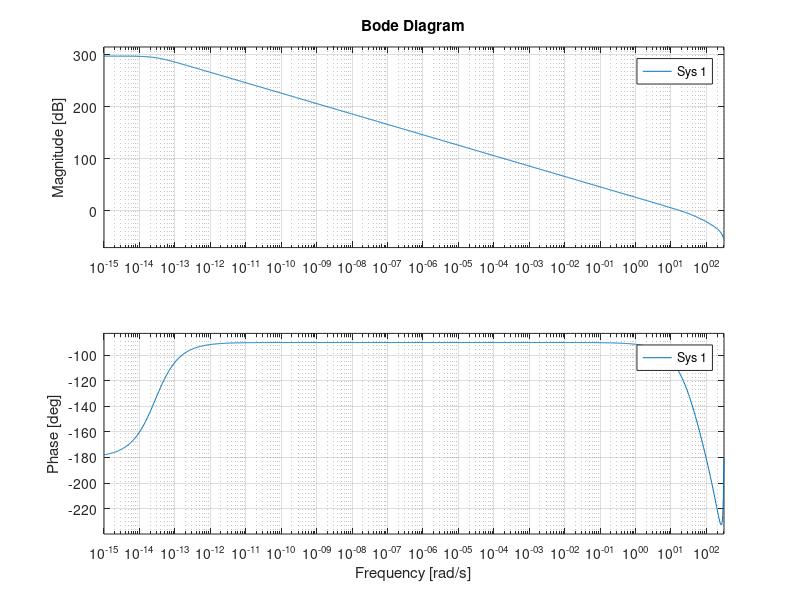

Source code (MATLAB): (Note: this script raises an error after producing the figure.)
%% 1
Ts=0.01
sys = tf(200,[1 40 0 0])
c2d(sys,Ts)

%% 2

Ts=0.01
G0z=tf([4.3e-3 3.6e-3],[1 -1.6 0.6],Ts)
Dz=tf(10,1,Ts);


r=tf([1 -1],1,Ts)
sys= G0z*r
minreal(sys)
%notesbog

%% 3
bode(G0z*Dz)

%% 4
0.5 % always

%% 5
z = sym('z')

eq=(1 -0.9*z)/(1-0.95*z)*((0.2*z/(1-z)+1)/(1+0.4* z/(1-z)))
eq = simplify(eq)
bottom =  sym2poly(subs(eq, z, 1))

%%
eq=1/(1-0.95*z)*((0.2*z/(1-z)+1)/(1+0.4* z/(1-z)))
eq = simplify(eq)
top =  sym2poly(subs(eq, z, 1))

top/bottom/2

%% 6
eq=((0.2*z/(1-z))/(1+0.4* z/(1-z)))
eq = simplify(eq)
top =  sym2poly(subs(eq, z, 1))

top/bottom/2

%% 7
%notesbog

%% 8
%when delta nda1 = delta nad1 - IF NOT IDK
nda=10
nad=12;
2^(nad-nda) %maybe its this

%% 9-13
%notesbog

%% 14
hAD= 9;
bit = 12;
l = 360-0;
l*(hAD/2^bit)

%% 15
-((10-(-10))/(360-0)) %minus sign comes from the summation point

%% 16 mean power model closed loop
Gz0=tf(1,[1 -0.9],Ts)
%notesbog
Dz = tf([0.5 -0.45],[1 -0.98],Ts)


sys =tf([0.5 -0.47],[1 -0.98],Ts)

covar(Dz*Gz0/(1+Dz*Gz0),1/12)
%% 17 and 19
covar(Gz0/(1+Dz*Gz0),1/12)

%% 18
sys = tf([2 -2],[1 -0.98],Ts)
covar(sys*Gz0/(1+Dz*Gz0),1/12)

%% 20
hterm=1/3
mean1= -0.5*-1*Gz0/(1+Dz*Gz0)
mean2= -0.5*-sys*Gz0/(1+Dz*Gz0)
mean3= -0.5*-1*Gz0/(1+Dz*Gz0)
means = mean1+mean2+mean3
impulse(means)

%%
sys = tf([2 -2],[1 -0.98],Ts)
hhh = step(sys)*0.4
plot(hhh)